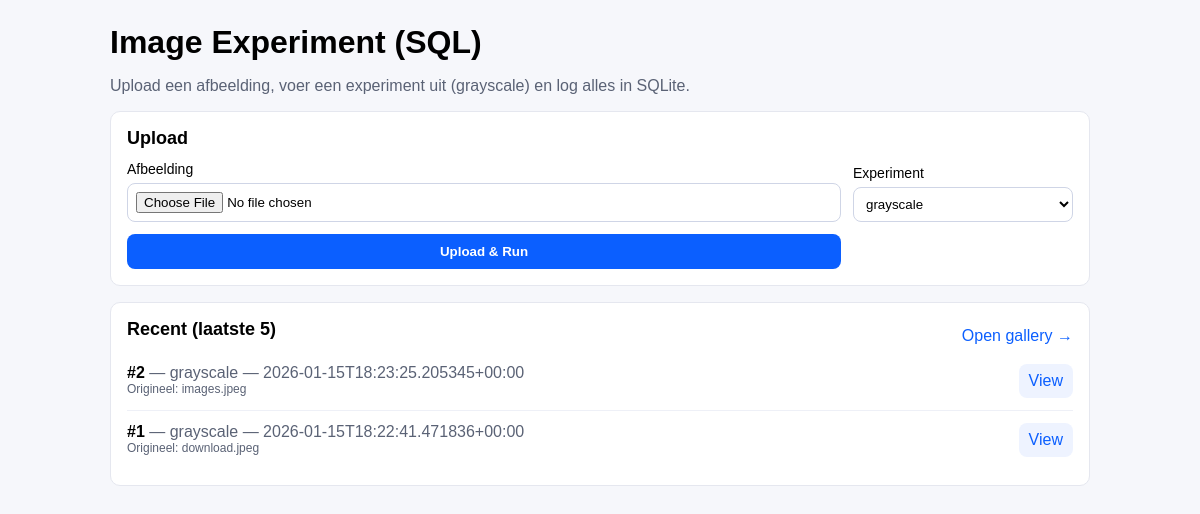
The page / on the database its author committed.
### tables this page shows
CREATE TABLE images (
                id INTEGER PRIMARY KEY AUTOINCREMENT,
                original_name TEXT NOT NULL,
                stored_name   TEXT NOT NULL,
                result_name   TEXT NOT NULL,
                experiment    TEXT NOT NULL,
                client_ip     TEXT,
                created_at    TEXT NOT NULL
            );

### app.py (the view)
@app.route("/", methods=["GET"])
def index():
    with db_connect() as conn:
        rows = conn.execute(
            "SELECT * FROM images ORDER BY id DESC LIMIT 5"
        ).fetchall()
    return render_template("index.html", recent=rows)

### app.py (called while the page is built)
def db_connect():
    conn = sqlite3.connect(DB_PATH)
    conn.row_factory = sqlite3.Row
    return conn

@app.before_request
def _startup():
    if not getattr(app, "_db_ready", False):
        db_init()
        app._db_ready = True

### templates/index.html (shortened to what this page needs)
<!doctype html>
<html lang="nl">
<head>
  <link rel="stylesheet" href="/static/style.css" />
</head>
<body>
  <div class="wrap">
    <h1>Image Experiment (SQL)</h1>
    <p class="muted">
      Upload een afbeelding, voer een experiment uit (grayscale) en log alles in SQLite.
    </p>
    <div class="card">
      <h2>Upload</h2>
      <form action="/upload" method="POST" enctype="multipart/form-data" class="form">
        <label>
          Afbeelding
          <input type="file" name="file" accept="image/*" required />
        </label>
        <label>
          Experiment
          <select name="experiment">
            <option value="grayscale">grayscale</option>
          </select>
        </label>
        <button type="submit">Upload & Run</button>
      </form>
    </div>
    <div class="card">
      <div class="row">
        <h2>Recent (laatste 5)</h2>
        <a href="/gallery">Open gallery →</a>
      </div>
      {% if recent and recent|length > 0 %}
        <ul class="list">
          {% for r in recent %}
          <li class="list-item">
            <div>
              <strong>#{{ r["id"] }}</strong>
              <span class="muted"> — {{ r["experiment"] }} — {{ r["created_at"] }}</span>
              <div class="muted small">Origineel: {{ r["original_name"] }}</div>
            </div>
            <div class="actions">
              <a class="btn" href="/view/{{ r['stored_name'] }}">View</a>
            </div>
          </li>
          {% endfor %}
        </ul>
      {% else %}
        <p class="muted">Nog geen uploads.</p>
      {% endif %}
    </div>
  </div>
</body>
</html>

### static/style.css (style rules this page uses)
body { font-family: Arial, sans-serif; margin: 0; background: #f6f7fb; }
.wrap { max-width: 980px; margin: 24px auto; padding: 0 16px; }
h1 { margin: 0 0 8px 0; }
h2 { margin: 0 0 12px 0; font-size: 18px; }
a { color: #0b5fff; text-decoration: none; }
.card { background: white; border: 1px solid #e5e7ef; border-radius: 10px; padding: 16px; margin: 16px 0; }
.row { display: flex; align-items: center; justify-content: space-between; gap: 12px; }
.muted { color: #5a6275; }
.small { font-size: 12px; }
.form { display: grid; grid-template-columns: 1fr 220px; gap: 12px; align-items: end; }
label { display: grid; gap: 6px; font-size: 14px; }
input[type="file"], select { padding: 8px; border: 1px solid #cfd5e6; border-radius: 8px; background: #fff; }
button { padding: 10px 12px; border: 0; border-radius: 8px; background: #0b5fff; color: white; font-weight: 600; cursor: pointer; }
.list { list-style: none; padding: 0; margin: 0; }
.list-item { display: flex; justify-content: space-between; gap: 12px; padding: 12px 0; border-bottom: 1px solid #eef0f7; }
.list-item:last-child { border-bottom: 0; }
.actions { display: flex; align-items: center; }
.btn { display: inline-block; padding: 8px 10px; border-radius: 8px; background: #eef3ff; }

### rows shown on the page
images: id "2", experiment "grayscale", created_at "2026-01-15T18:23:25.205345+00:00", original_name "images.jpeg"
images: id "1", experiment "grayscale", created_at "2026-01-15T18:22:41.471836+00:00", original_name "download.jpeg"
